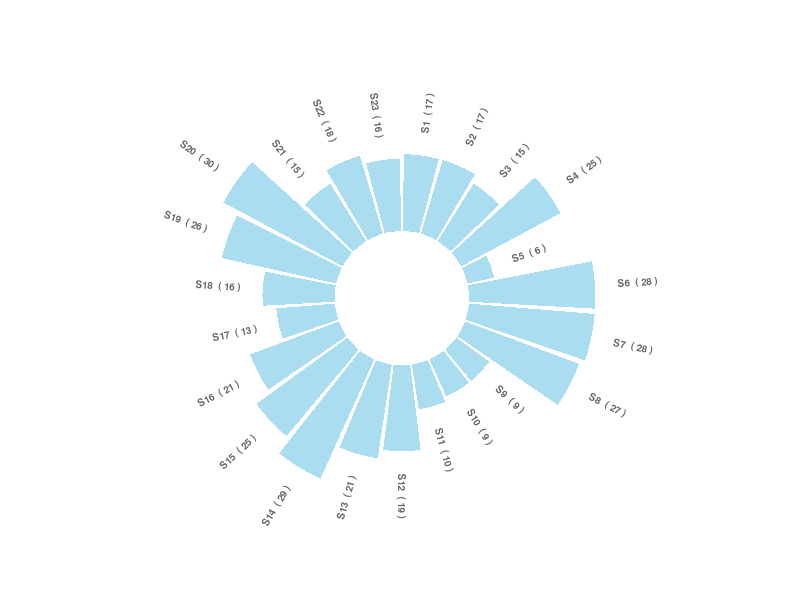
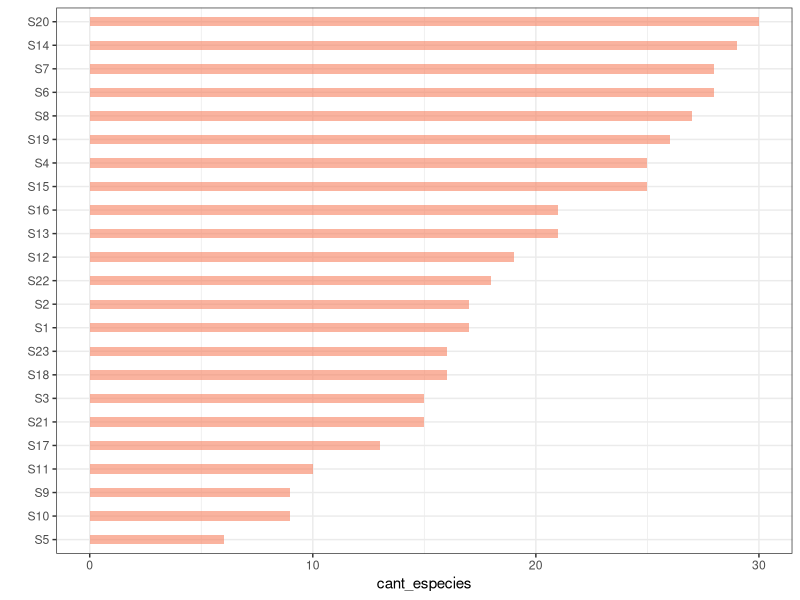

Reproduce these figures in R, in order.
ipak <- function(pkg){
  new.pkg <- pkg[!(pkg %in% installed.packages()[, "Package"])]
  if (length(new.pkg)) 
    install.packages(new.pkg, dependencies = TRUE)
  sapply(pkg, require, character.only = TRUE)
}

##packages <- c("MASS", "caret", "effects", "e1071", "rpart", "Epi")
packages <- c("tidyverse", "knitr", "hrbrthemes", "magrittr")
ipak(packages)

## ej 3.1

# carga de dataset vegetacion 
sitios <- read_csv2("data/VEGETACION.csv") 

sitios_3_1 <- sitios %>%
  rowwise(SITIO) %>%
  summarise(cant_especies=sum(c_across(E1:E84)))

## ej 3.2

# ----- This section prepare a dataframe for labels ---- #
# Get the name and the y position of each label
labels <- sitios_3_1
labels$id <- strtoi(sub('.', '', sitios_3_1$SITIO))

# calculate the ANGLE of the labels
num_bars <- nrow(labels)
angle <-  90 - 360 * (labels$id-0.5) /num_bars     # substract 0.5 because the letter must have the angle of the center of the bars. Not extreme right(1) or extreme left (0)

# calculate the alignment of labels: right or left
# If on the left part of the plot, labels have currently an angle < -90
labels$horiz_just<-ifelse( angle < -90, 1, 0)

# flip angle BY to make them readable
labels$bar_angle<-ifelse(angle < -90, angle+180, angle)


ggplot(sitios_3_1, aes(x=factor(SITIO, levels = SITIO), y=cant_especies)) +       
  geom_bar(stat="identity", fill=alpha("skyblue", 0.7)) +
  
  # Limits of the plot = very important. The negative value controls the size of the inner circle, the positive one is useful to add size over each bar
  ylim(-15,45) +
  
  # Custom the theme: no axis title and no cartesian grid
  theme_minimal() +
  theme(
    axis.text = element_blank(),
    axis.title = element_blank(),
    panel.grid = element_blank(),
    plot.margin = unit(rep(-1,4), "cm")      # Adjust the margin to make in sort labels are not truncated!
  ) +
  
  # This makes the coordinate polar instead of cartesian.
  coord_polar(start = 0) + 
  
  # Add the labels, using the label_data dataframe that we have created before
  geom_text(data=labels, aes(x=id, y=cant_especies+5, label=paste(SITIO, " (", cant_especies, ")"), hjust=horiz_just), 
            color="black", fontface="bold",alpha=0.6, size=2.5, angle=labels$bar_angle, inherit.aes = FALSE ) 

## ej 3.3

  
sitios_3_1 %>%
  ggplot( aes(x=reorder(SITIO, cant_especies), y=cant_especies)) +
    geom_bar(stat="identity", fill="#f68060", alpha=.6, width=.4) +
    coord_flip() +
    xlab("") +
    theme_bw()
